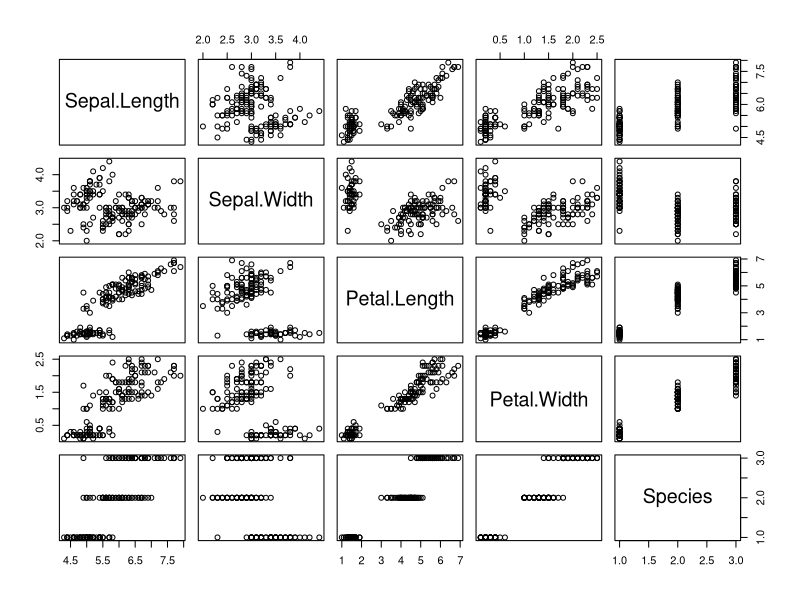
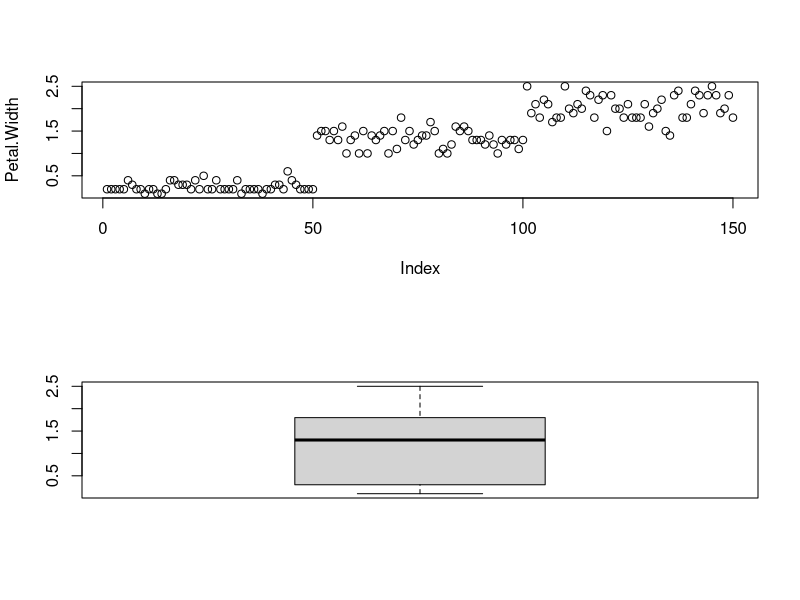
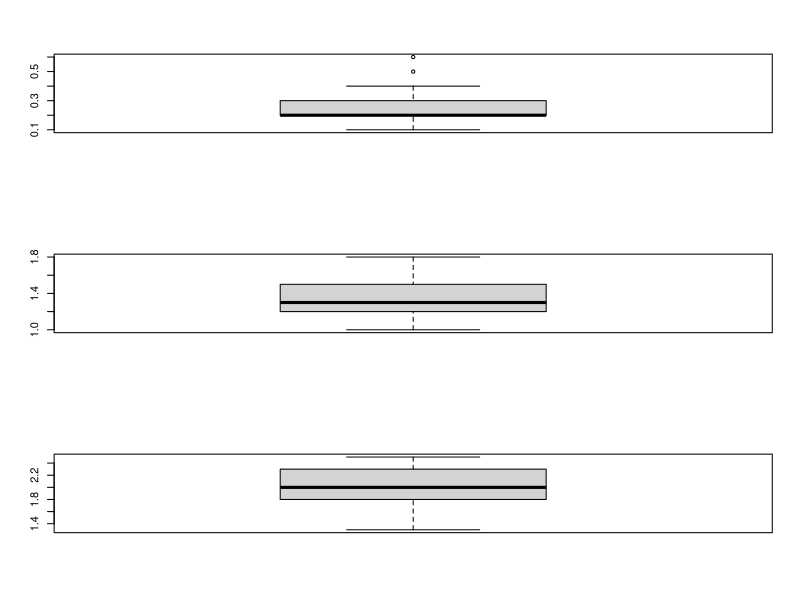
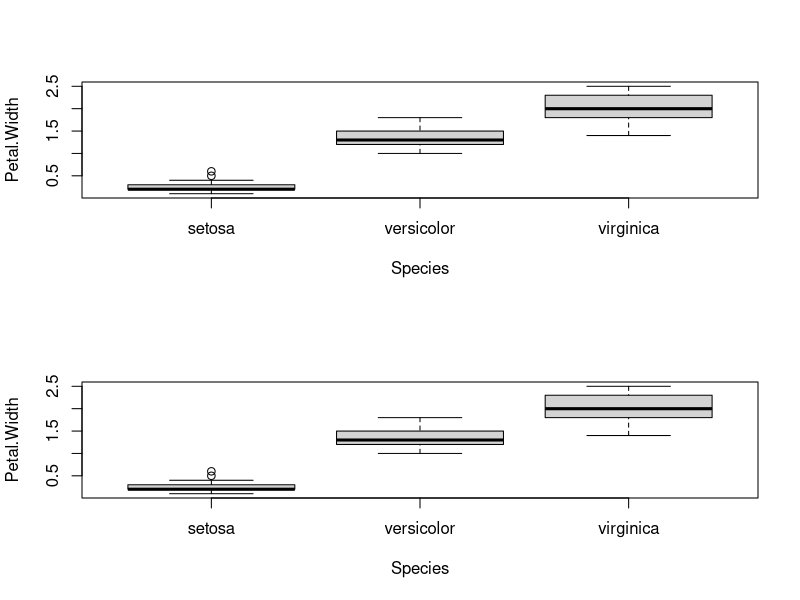

Write R code to recreate these figures, in order.
# A closer look at Iris data in more details.
# For the R built-in data set iris, we will 
# 0. Take a quick look of few samples
# 1. Perform a naive data summary: summary and plot
# 2. Plot individual variables
# by Kno

attach(iris)   # assign iris as the default data.frame
names(iris)    # list varibles of iris

iris           # Print out the whole data.frame

nrow(iris)     # Find the dimension: n (no. of rows) and p (no. of columns) of iris
ncol(iris)

head(iris)     # first few samples
tail(iris)     # last few samples


plot(iris)    # Pair plots of all variables in Iris
# Focus on the panel of Petal.Width vs Species (The "(5,4)" panel)
# It is less informative due to overlapping points

summary(iris)              # Summary of variables in Iris data
summary(iris$Petal.Width)  # Summary of varible Petal.Width of Iris data

par(mfrow=c(2,1)); 
plot(Petal.Width)
boxplot(Petal.Width)

par(mfrow=c(3,1));            # Naive way making boxplots by species 
boxplot(Petal.Width[1:50]); boxplot(Petal.Width[51:100]);boxplot(Petal.Width[100:150]);

par(mfrow=c(2,1));            # Setup graphic device
boxplot(Petal.Width~Species)  # Boxplots of Petal.Width by Species 
plot(Petal.Width~Species)     # Boxplots of Petal.Width by Species
